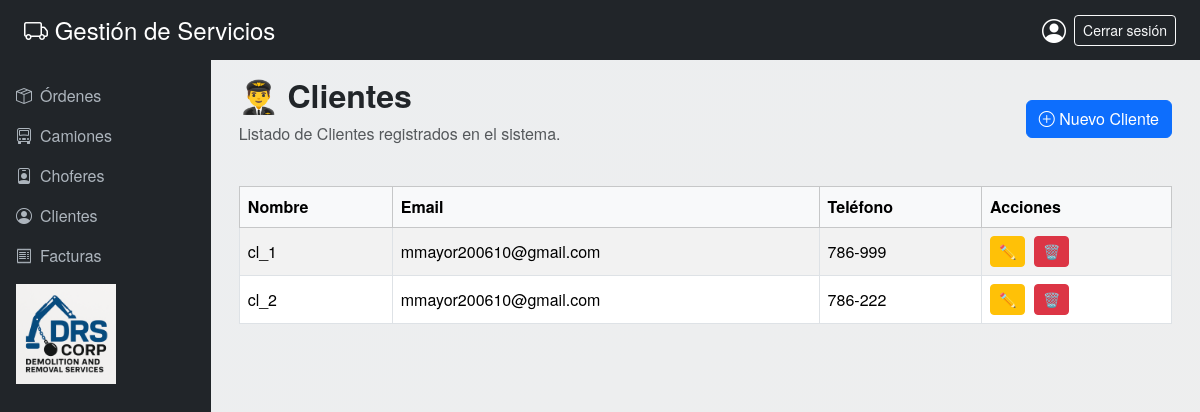
Screenshot of /clientes with the database file from the repository.
### app/models.py (models this page shows)
class Cliente(db.Model):
    id = db.Column(db.Integer, primary_key=True)
    nombre = db.Column(db.String(128), nullable=False)
    email = db.Column(db.String(128), nullable=True)
    telefono = db.Column(db.String(20), nullable=True)

### app/routes.py (the view)
@app.route("/clientes")
def listar_clientes():
    clientes = Cliente.query.all()
    return render_template("clientes.html", clientes=clientes)

### app/templates/clientes.html (shortened to what this page needs)
{% extends "layout.html" %}
{% block content %}
<div class="container">
  <div class="d-flex justify-content-between align-items-center mb-4">
    <div>
      <h2 class="fw-bold">👨‍✈️ Clientes</h2>
      <p class="text-muted">Listado de Clientes registrados en el sistema.</p>
    </div>
    <a href="{{ url_for('nuevo_cliente') }}" class="btn btn-primary">
      <i class="bi bi-plus-circle"></i> Nuevo Cliente
    </a>
  </div>
  <table class="table table-bordered table-striped align-middle">
    <thead class="table-light">
      <tr>
        <th>Nombre</th>
        <th>Email</th>
        <th>Teléfono</th>
        <th>Acciones</th>
      </tr>
    </thead>
    <tbody>
      {% for cliente in clientes %}
      <tr>
        <td>{{ cliente.nombre }}</td>
        <td>{{ cliente.email or "—" }}</td>
        <td>{{ cliente.telefono or "—" }}</td>
        <td>
          <a href="{{ url_for('editar_cliente', id=cliente.id) }}" class="btn btn-sm btn-warning me-1">✏️ </a>
          <form action="{{ url_for('eliminar_cliente', id=cliente.id) }}" method="POST" style="display:inline;" onsubmit="return confirm('¿Eliminar cliente?');">
    <button type="submit" class="btn btn-sm btn-danger">🗑️</button>
</form>
        </td>
      </tr>
      {% endfor %}
    </tbody>
  </table>
</div>
{% endblock %}

### app/templates/layout.html (style rules this page uses)
body { background: linear-gradient(to bottom right, #eceef0, #eeeeee); background-attachment: fixed; font-family: 'Helvetica Neue', sans-serif; display: flex; flex-direction: column; height: 100vh; margin: 0; }

### rows the page displays
Cliente: nombre "cl_1", email "mmayor200610@gmail.com", telefono "786-999"
Cliente: nombre "cl_2", email "mmayor200610@gmail.com", telefono "786-222"
